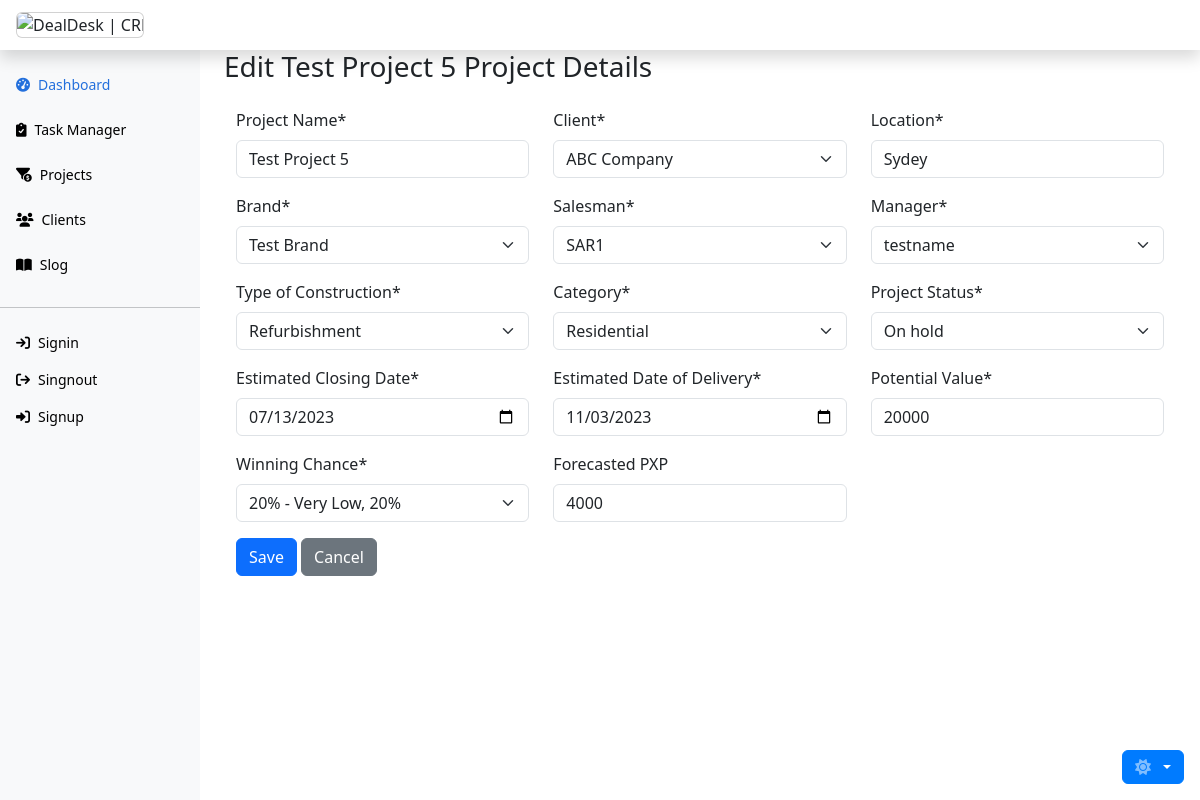
Screenshot of /lead_master/edit/5/ with the database file from the repository.
### lead_master/models.py (models this page shows, shortened)
class LeadMaster(models.Model):
    name = models.CharField(max_length=100, null=False)
    client = models.ForeignKey(
        'client.Client',
        on_delete=models.SET(get_client),
        related_name='lead_masters'
    )
    location = models.CharField(max_length=55, null=False)
    brand = models.ForeignKey(
        Brand,
        on_delete=models.SET(get_brand),
        related_name='lead_masters'
    )
    created_on = models.DateTimeField(auto_now_add=True)
    updated_on = models.DateTimeField(auto_now=True)
    salesman = models.ForeignKey(
        'team.Sar',
        on_delete=models.SET(get_salesman),
        related_name='lead_masters',
    )
    manager = models.ForeignKey(
        'team.Manager',
        on_delete=models.SET(get_manager),
        related_name='lead_masters'
    )
    type_of_construction = models.CharField(
        max_length=20,
        choices=TYPE_OF_CONSTRUCTION,
        null=False
    )
    category = models.ForeignKey(
        Category,
        on_delete=models.SET(get_category),
        related_name='lead_masters'
    )
    lead_status = models.TextField(
        max_length=55,
        choices=LEAD_STATUS,
        null=False,
        default="Active"
    )
    est_closing_date = models.DateField(null=False)
    est_date_of_delivery = models.DateField()
    potential_value = models.DecimalField(
        max_digits=10,
        decimal_places=0,
        null=False)
    winning_chance = models.DecimalField(
        max_digits=3,
        decimal_places=2,
        choices=WINNING_CHANCE,
        null=False
    )
    forecast_pxp = models.DecimalField(
        max_digits=10,
        decimal_places=0,
        null=True,
        blank=True
    )
    class Meta:
        ordering = ['name']

class Brand(models.Model):
    brand = models.CharField(max_length=55, null=False)
    created_on = models.DateTimeField(auto_now_add=True)
    updated_on = models.DateTimeField(auto_now=True)
    class Meta:
        ordering = ['brand']
    def __str__(self):
        return self.brand

class Category(models.Model):
    category = models.CharField(max_length=55, null=False)
    created_on = models.DateTimeField(auto_now_add=True)
    updated_on = models.DateTimeField(auto_now=True)
    class Meta:
        ordering = ['category']
        verbose_name_plural = "categories"
    def __str__(self):
        return self.category

### lead_master/views.py (the view, shortened to what this page needs)
# urls.py: path('edit/<int:pk>/', LeadUpdateView.as_view(), name='lead_edit'),
class LeadUpdateView(UpdateView):
    model = LeadMaster
    template_name = "lead_master/lead_edit.html"
    form_class = LeadMasterForm
    def get_context_data(self, **kwargs):
        context = super().get_context_data(**kwargs)
        context['lead'] = self.object
        return context

### client/models.py (called while the page is built)
    def __str__(self):
        return self.company_name

### team/models.py (called while the page is built)
    def __str__(self):
        return f"{self.first_name}"

    def __str__(self):
        return f"{self.first_name}"

### lead_master/templates/lead_master/lead_edit.html (shortened to what this page needs)
{% extends 'base.html' %}
{% load crispy_forms_tags %}
{% block content %}
<div class="col-lg-12">
  <div class="row">
    <div class="col-12">
      <h3 class="bg-body">Edit {{ lead.name }} Project Details</h3>
      <div class="container mt-4">
        <form method="post">
          <div class="row">
            {% for field in form %}
            <div class="col-lg-4 col-md-6 col-sm-12">
              <div class="form-group">
                {{ field|as_crispy_field }}
              </div>
            </div>
            {% endfor %}
          </div>
          <div class="form-group">
            <button type="submit" class="btn btn-primary">Save</button>
            <a href="{% url 'lead_master:lead_list' %}" class="btn btn-secondary">Cancel</a>
          </div>
        </form>
      </div>
    </div>
  </div>
</div>
{% endblock %}

### rows the page displays
LeadMaster: name "Test Project 5", form "Test Project 5" "ABC Company" "Sydey" "SAR1" "testname" "Refurbishment" "On hold" "07/13/2023" "11/03/2023" "20000" "20% - Very Low, 20%" "4000"
Brand: form "Test Brand"
Category: form "Residential"
